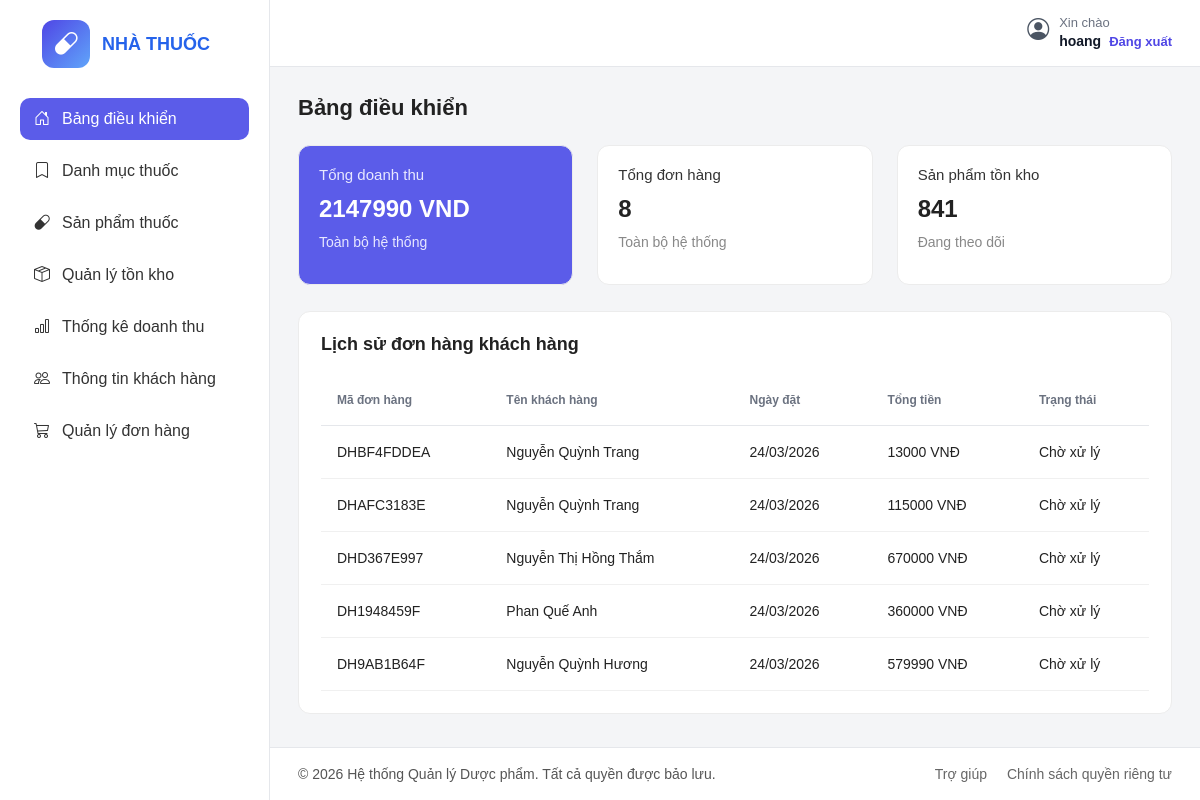
The app's page /dashboard/ (signed in), older data.
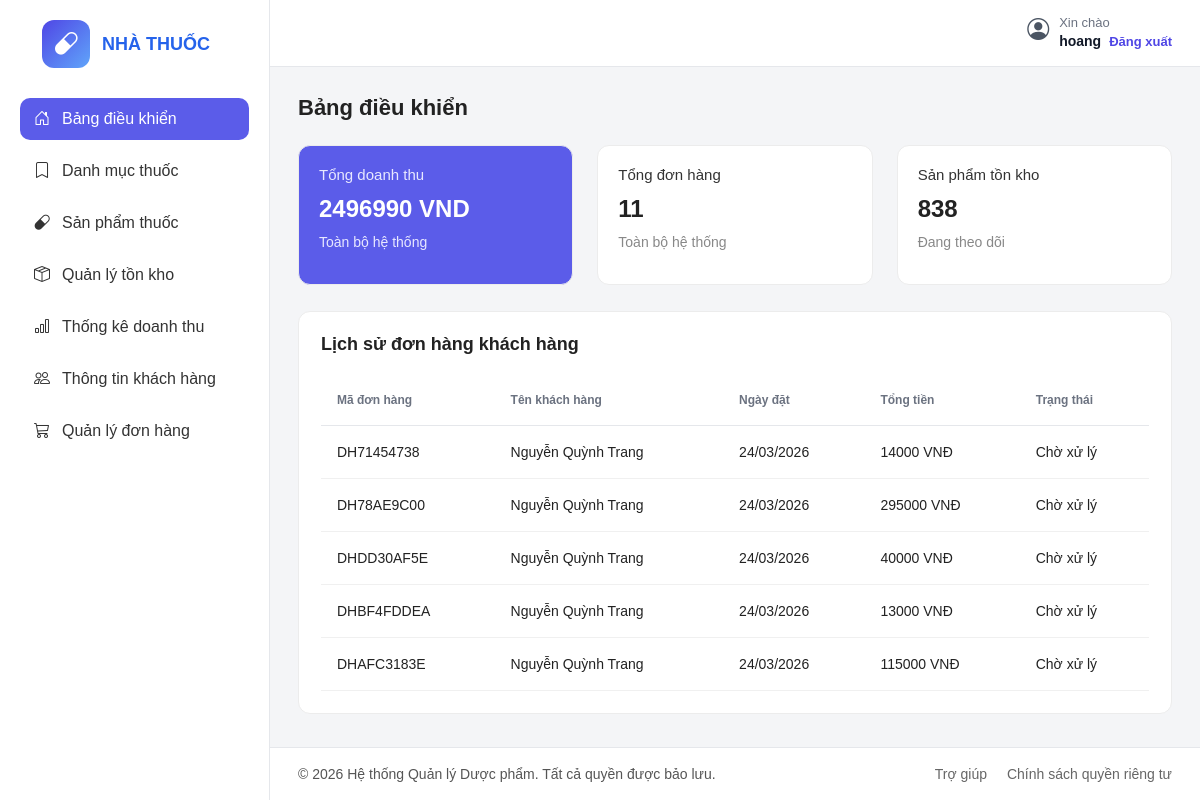
The same page, newer data.
### core/models.py (models this page shows, shortened)
class Order(models.Model):
    STATUS_CHOICES = [
        ('pending', 'Chờ xử lý'),
        ('confirmed', 'Đã xác nhận'),
        ('completed', 'Đã hoàn thành'),
        ('cancelled', 'Đã hủy'),
    ]
    PAYMENT_CHOICES = [
        ('cash', 'Thanh toán tiền mặt'),
        ('bank', 'Thanh toán chuyển khoản'),
    ]
    customer = models.ForeignKey(Customer, on_delete=models.CASCADE)
    code = models.CharField(max_length=20, unique=True)
    status = models.CharField(max_length=20, choices=STATUS_CHOICES, default='pending')
    receiver_name = models.CharField(max_length=100)
    receiver_phone = models.CharField(max_length=20)
    delivery_address = models.CharField(max_length=255)
    subtotal = models.DecimalField(max_digits=12, decimal_places=2, default=0)
    note = models.TextField(blank=True)
    payment_method = models.CharField(max_length=20, choices=PAYMENT_CHOICES, default='cash')
    created_at = models.DateTimeField(auto_now_add=True)

class Customer(models.Model):
    user = models.OneToOneField(User, on_delete=models.CASCADE)
    full_name = models.CharField(max_length=100)
    address = models.CharField(max_length=255, blank=True)
    phone = models.CharField(max_length=20)
    avatar = models.ImageField(upload_to='avatars/', blank=True, null=True)

### core/views.py (the view)
# urls.py: path('dashboard/', views.dashboard, name='dashboard'),
@login_required
@user_passes_test(is_admin)
def dashboard(request):
    total_revenue = Order.objects.aggregate(total=Sum('subtotal'))['total'] or 0
    total_orders = Order.objects.count()
    total_stock = Inventory.objects.aggregate(total=Sum('quantity'))['total'] or 0
    recent_orders = Order.objects.select_related('customer').all().order_by('-created_at')[:5]
    return render(request, 'admin_panel/index.html', {
        'total_revenue': total_revenue,
        'total_orders': total_orders,
        'total_stock': total_stock,
        'recent_orders': recent_orders,
    })

### core/views.py (called while the page is built)
def is_admin(user):
    return user.is_staff

### templates/admin_panel/index.html (shortened to what this page needs)
{% load static %}
<!DOCTYPE html>
<html lang="vi">
<head>
  <link rel="stylesheet" href="{% static 'css/index.css' %}" />
  <link rel="stylesheet" href="https://cdn.jsdelivr.net/npm/bootstrap-icons@1.11.3/font/bootstrap-icons.min.css" />
</head>
<body>
  <div class="container">
    <aside class="sidebar">
      <div class="logo">
        <div class="logo-icon">
          <i class="bi bi-capsule"></i>
        </div>
        <div>
          <h2>NHÀ THUỐC</h2>
        </div>
      </div>
      <ul class="menu">
        <li class="active"><a href="{% url 'dashboard' %}"><i class="bi bi-house-door"></i> Bảng điều khiển</a></li>
        <li><a href="{% url 'admin_categories' %}"><i class="bi bi-bookmark"></i> Danh mục thuốc</a></li>
        <li><a href="{% url 'admin_products' %}"><i class="bi bi-capsule"></i> Sản phẩm thuốc</a></li>
        <li><a href="{% url 'admin_inventory' %}"><i class="bi bi-box-seam"></i> Quản lý tồn kho</a></li>
        <li><a href="{% url 'admin_statistics' %}"><i class="bi bi-bar-chart"></i> Thống kê doanh thu</a></li>
        <li><a href="{% url 'admin_customers' %}"><i class="bi bi-people"></i> Thông tin khách hàng</a></li>
        <li><a href="{% url 'admin_orders' %}"><i class="bi bi-cart3"></i>Quản lý đơn hàng</a></li>
      </ul>
    </aside>
    <main class="main-content">
      <header class="topbar">
        <div class="topbar-right">
          <div class="user-info user-info-vertical">
            <i class="bi bi-person-circle"></i>
            <div>
              <span>Xin chào</span>
              <strong>{{ user.get_full_name|default:user.username }}</strong>
              <a href="{% url 'logout' %}" class="logout-link">Đăng xuất</a>
            </div>
          </div>
        </div>
      </header>
      <section class="dashboard">
        <h1>Bảng điều khiển</h1>
        <div class="stats">
          <div class="card card-highlight">
            <p>Tổng doanh thu</p>
            <h2>{{ total_revenue }} VND</h2>
            <span>Toàn bộ hệ thống</span>
          </div>
          <div class="card">
            <p>Tổng đơn hàng</p>
            <h2>{{ total_orders }}</h2>
            <span>Toàn bộ hệ thống</span>
          </div>
          <div class="card">
            <p>Sản phẩm tồn kho</p>
            <h2>{{ total_stock }}</h2>
            <span>Đang theo dõi</span>
          </div>
        </div>
        <div class="table-card">
          <h2>Lịch sử đơn hàng khách hàng</h2>
          <table>
            <thead>
              <tr>
                <th>Mã đơn hàng</th>
                <th>Tên khách hàng</th>
                <th>Ngày đặt</th>
                <th>Tổng tiền</th>
                <th>Trạng thái</th>
              </tr>
            </thead>
            <tbody>
              {% for order in recent_orders %}
              <tr>
                <td>{{ order.code }}</td>
                <td>{{ order.customer.full_name }}</td>
                <td>{{ order.created_at|date:"d/m/Y" }}</td>
                <td>{{ order.subtotal|floatformat:0 }} VNĐ</td>
                <td>{{ order.get_status_display }}</td>
              </tr>
              {% endfor %}
            </tbody>
          </table>
        </div>
      </section>
      <footer class="footer">
        <p>© 2026 Hệ thống Quản lý Dược phẩm. Tất cả quyền được bảo lưu.</p>
        <div class="footer-links">
          <a href="#">Trợ giúp</a>
          <a href="#">Chính sách quyền riêng tư</a>
        </div>
      </footer>
    </main>
  </div>
</body>
</html>

Row changes from the older to the newer data that the page shows:
no longer on this page (row unchanged): Order: code "DHD367E997", customer.full_name "Nguyễn Thị Hồng Thắm", created_at "24/03/2026", subtotal "670000", status "Chờ xử lý"
no longer on this page (row unchanged): Order: code "DH1948459F", customer.full_name "Phan Quế Anh", created_at "24/03/2026", subtotal "360000", status "Chờ xử lý"
no longer on this page (row unchanged): Order: code "DH9AB1B64F", customer.full_name "Nguyễn Quỳnh Hương", created_at "24/03/2026", subtotal "579990", status "Chờ xử lý"
added Order: code "DH71454738", customer.full_name "Nguyễn Quỳnh Trang", created_at "24/03/2026", subtotal "14000", status "Chờ xử lý"
added Order: code "DH78AE9C00", customer.full_name "Nguyễn Quỳnh Trang", created_at "24/03/2026", subtotal "295000", status "Chờ xử lý"
added Order: code "DHDD30AF5E", customer.full_name "Nguyễn Quỳnh Trang", created_at "24/03/2026", subtotal "40000", status "Chờ xử lý"
Text that changed along with them:
{{ total_revenue }}: "2147990" → "2496990"
{{ total_orders }}: "8" → "11"
{{ total_stock }}: "841" → "838"
